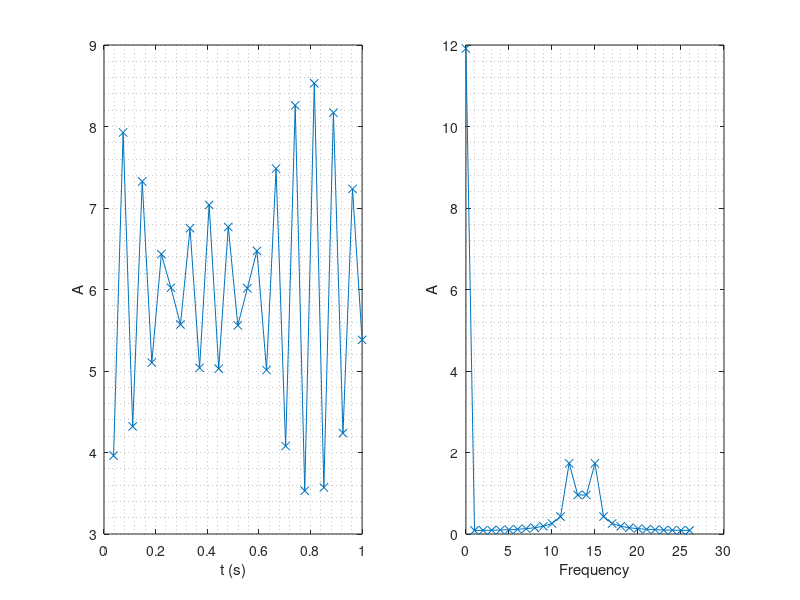

Write the MATLAB code that produced this figure.


fs = 27;                                                       % fs: sample points per second (Hz) (fs>2*f_signal)
t = 0+1/fs : 1/fs : 1;                                               % one second time of sample
Nobserve = length(t);
%f = 10;                                                           % f circle per second;
signal = 1 * sin( 2*pi* 14 * t + 0 ) + 2 * sin( 2*pi * 12.3 * t + pi/2 ) + 6;           % (acquire: fs > fsignal)
figure, subplot(1,2,1), plot(t,signal,'-x'); grid minor; xlabel('t (s)'), ylabel('A');

signal_fft = fft(signal);  
signal_fft_abs = abs(signal_fft);
frequency_fft = (0 : Nobserve-1) * fs / Nobserve; % df = fsample / Nobserve
subplot(1,2,2), plot(frequency_fft, signal_fft_abs * 2 / Nobserve,'-x'); grid minor; xlabel('Frequency'), ylabel('A');

